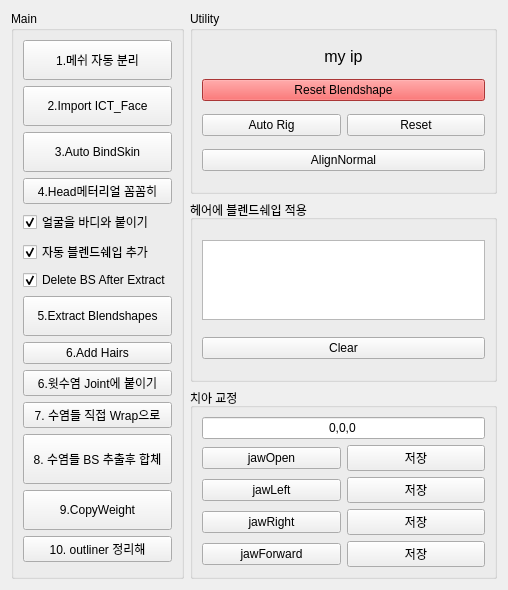
<?xml version="1.0" encoding="UTF-8"?>
<ui version="4.0">
 <class>Form</class>
 <widget class="QWidget" name="Form">
  <property name="geometry">
   <rect>
    <x>0</x>
    <y>0</y>
    <width>508</width>
    <height>590</height>
   </rect>
  </property>
  <property name="windowTitle">
   <string>Form</string>
  </property>
  <layout class="QHBoxLayout" name="horizontalLayout">
   <item>
    <widget class="QGroupBox" name="groupBox">
     <property name="title">
      <string>Main</string>
     </property>
     <layout class="QVBoxLayout" name="verticalLayout_3">
      <item>
       <widget class="QPushButton" name="pushButton_detachMeshes">
        <property name="minimumSize">
         <size>
          <width>0</width>
          <height>40</height>
         </size>
        </property>
        <property name="text">
         <string>1.메쉬 자동 분리</string>
        </property>
       </widget>
      </item>
      <item>
       <widget class="QPushButton" name="pushButton_importICT">
        <property name="minimumSize">
         <size>
          <width>0</width>
          <height>40</height>
         </size>
        </property>
        <property name="text">
         <string>2.Import ICT_Face</string>
        </property>
       </widget>
      </item>
      <item>
       <widget class="QPushButton" name="pushButton_autoBindSkin">
        <property name="minimumSize">
         <size>
          <width>0</width>
          <height>40</height>
         </size>
        </property>
        <property name="text">
         <string>3.Auto BindSkin</string>
        </property>
       </widget>
      </item>
      <item>
       <widget class="QPushButton" name="pushButton_2">
        <property name="text">
         <string>4.Head메터리얼 꼼꼼히</string>
        </property>
       </widget>
      </item>
      <item>
       <widget class="QCheckBox" name="checkBox_bodyCombine">
        <property name="text">
         <string>얼굴을 바디와 붙이기</string>
        </property>
        <property name="checked">
         <bool>true</bool>
        </property>
       </widget>
      </item>
      <item>
       <widget class="QCheckBox" name="checkBox_autoBS">
        <property name="text">
         <string>자동 블렌드쉐입 추가</string>
        </property>
        <property name="checked">
         <bool>true</bool>
        </property>
       </widget>
      </item>
      <item>
       <widget class="QCheckBox" name="checkBox_deleteBS">
        <property name="text">
         <string>Delete BS After Extract</string>
        </property>
        <property name="checked">
         <bool>true</bool>
        </property>
       </widget>
      </item>
      <item>
       <widget class="QPushButton" name="pushButton_extractBlendshape">
        <property name="minimumSize">
         <size>
          <width>0</width>
          <height>40</height>
         </size>
        </property>
        <property name="styleSheet">
         <string notr="true"/>
        </property>
        <property name="text">
         <string>5.Extract Blendshapes</string>
        </property>
       </widget>
      </item>
      <item>
       <widget class="QPushButton" name="pb_addHair">
        <property name="text">
         <string>6.Add Hairs</string>
        </property>
       </widget>
      </item>
      <item>
       <widget class="QPushButton" name="pb_bindSkinHair">
        <property name="text">
         <string>6.윗수염 Joint에 붙이기</string>
        </property>
       </widget>
      </item>
      <item>
       <widget class="QPushButton" name="pushButton">
        <property name="text">
         <string>7. 수염들 직접 Wrap으로</string>
        </property>
       </widget>
      </item>
      <item>
       <widget class="QPushButton" name="pb_addHairBS">
        <property name="minimumSize">
         <size>
          <width>0</width>
          <height>50</height>
         </size>
        </property>
        <property name="styleSheet">
         <string notr="true"/>
        </property>
        <property name="text">
         <string>8. 수염들 BS 추출후 합체</string>
        </property>
       </widget>
      </item>
      <item>
       <widget class="QPushButton" name="pushButton_copyWeight">
        <property name="minimumSize">
         <size>
          <width>0</width>
          <height>40</height>
         </size>
        </property>
        <property name="text">
         <string>9.CopyWeight</string>
        </property>
       </widget>
      </item>
      <item>
       <widget class="QPushButton" name="pushButton_3">
        <property name="text">
         <string>10. outliner 정리해</string>
        </property>
       </widget>
      </item>
     </layout>
    </widget>
   </item>
   <item>
    <layout class="QVBoxLayout" name="verticalLayout">
     <item>
      <widget class="QGroupBox" name="groupBox_2">
       <property name="title">
        <string>Utility</string>
       </property>
       <layout class="QVBoxLayout" name="verticalLayout_4">
        <item>
         <widget class="QLabel" name="label_myIP">
          <property name="sizePolicy">
           <sizepolicy hsizetype="Minimum" vsizetype="Fixed">
            <horstretch>0</horstretch>
            <verstretch>0</verstretch>
           </sizepolicy>
          </property>
          <property name="font">
           <font>
            <pointsize>12</pointsize>
           </font>
          </property>
          <property name="text">
           <string>my ip</string>
          </property>
          <property name="alignment">
           <set>Qt::AlignCenter</set>
          </property>
         </widget>
        </item>
        <item>
         <widget class="QPushButton" name="pushButton_resetBS">
          <property name="styleSheet">
           <string notr="true">background-color: rgb(238,75, 75);</string>
          </property>
          <property name="text">
           <string>Reset Blendshape</string>
          </property>
         </widget>
        </item>
        <item>
         <layout class="QHBoxLayout" name="horizontalLayout_7">
          <item>
           <widget class="QPushButton" name="pushButton_autoRig">
            <property name="text">
             <string>Auto Rig</string>
            </property>
           </widget>
          </item>
          <item>
           <widget class="QPushButton" name="pushButton_resetRig">
            <property name="text">
             <string>Reset</string>
            </property>
           </widget>
          </item>
         </layout>
        </item>
        <item>
         <widget class="QPushButton" name="pushButton_alignNormal">
          <property name="text">
           <string>AlignNormal</string>
          </property>
         </widget>
        </item>
       </layout>
      </widget>
     </item>
     <item>
      <widget class="QGroupBox" name="groupBox_4">
       <property name="title">
        <string>헤어에 블렌드쉐입 적용</string>
       </property>
       <layout class="QVBoxLayout" name="verticalLayout_5">
        <item>
         <widget class="QListWidget" name="listWidget">
          <property name="sizePolicy">
           <sizepolicy hsizetype="Expanding" vsizetype="Fixed">
            <horstretch>0</horstretch>
            <verstretch>0</verstretch>
           </sizepolicy>
          </property>
          <property name="minimumSize">
           <size>
            <width>0</width>
            <height>50</height>
           </size>
          </property>
          <property name="maximumSize">
           <size>
            <width>16777215</width>
            <height>80</height>
           </size>
          </property>
         </widget>
        </item>
        <item>
         <layout class="QHBoxLayout" name="horizontalLayout_8">
          <item>
           <widget class="QPushButton" name="pb_listWidgetClear">
            <property name="text">
             <string>Clear</string>
            </property>
           </widget>
          </item>
         </layout>
        </item>
       </layout>
      </widget>
     </item>
     <item>
      <widget class="QGroupBox" name="groupBox_3">
       <property name="title">
        <string>치아 교정</string>
       </property>
       <layout class="QVBoxLayout" name="verticalLayout_2">
        <item>
         <layout class="QHBoxLayout" name="horizontalLayout_2">
          <item>
           <widget class="QLineEdit" name="lineEdit_jawValue">
            <property name="text">
             <string>0,0,0</string>
            </property>
            <property name="alignment">
             <set>Qt::AlignCenter</set>
            </property>
           </widget>
          </item>
         </layout>
        </item>
        <item>
         <layout class="QHBoxLayout" name="horizontalLayout_3">
          <item>
           <widget class="QPushButton" name="pushButton_jawOpen">
            <property name="text">
             <string>jawOpen</string>
            </property>
           </widget>
          </item>
          <item>
           <widget class="QPushButton" name="pushButton_saveJawOpen">
            <property name="text">
             <string>저장</string>
            </property>
           </widget>
          </item>
         </layout>
        </item>
        <item>
         <layout class="QHBoxLayout" name="horizontalLayout_4">
          <item>
           <widget class="QPushButton" name="pushButton_jawLeft">
            <property name="text">
             <string>jawLeft</string>
            </property>
           </widget>
          </item>
          <item>
           <widget class="QPushButton" name="pushButton_saveJawLeft">
            <property name="text">
             <string>저장</string>
            </property>
           </widget>
          </item>
         </layout>
        </item>
        <item>
         <layout class="QHBoxLayout" name="horizontalLayout_5">
          <item>
           <widget class="QPushButton" name="pushButton_jawRight">
            <property name="text">
             <string>jawRight</string>
            </property>
           </widget>
          </item>
          <item>
           <widget class="QPushButton" name="pushButton_saveJawRight">
            <property name="text">
             <string>저장</string>
            </property>
           </widget>
          </item>
         </layout>
        </item>
        <item>
         <layout class="QHBoxLayout" name="horizontalLayout_6">
          <item>
           <widget class="QPushButton" name="pushButton_jawForward">
            <property name="text">
             <string>jawForward</string>
            </property>
           </widget>
          </item>
          <item>
           <widget class="QPushButton" name="pushButton_saveJawForward">
            <property name="text">
             <string>저장</string>
            </property>
           </widget>
          </item>
         </layout>
        </item>
       </layout>
      </widget>
     </item>
    </layout>
   </item>
  </layout>
 </widget>
 <resources/>
 <connections/>
</ui>
